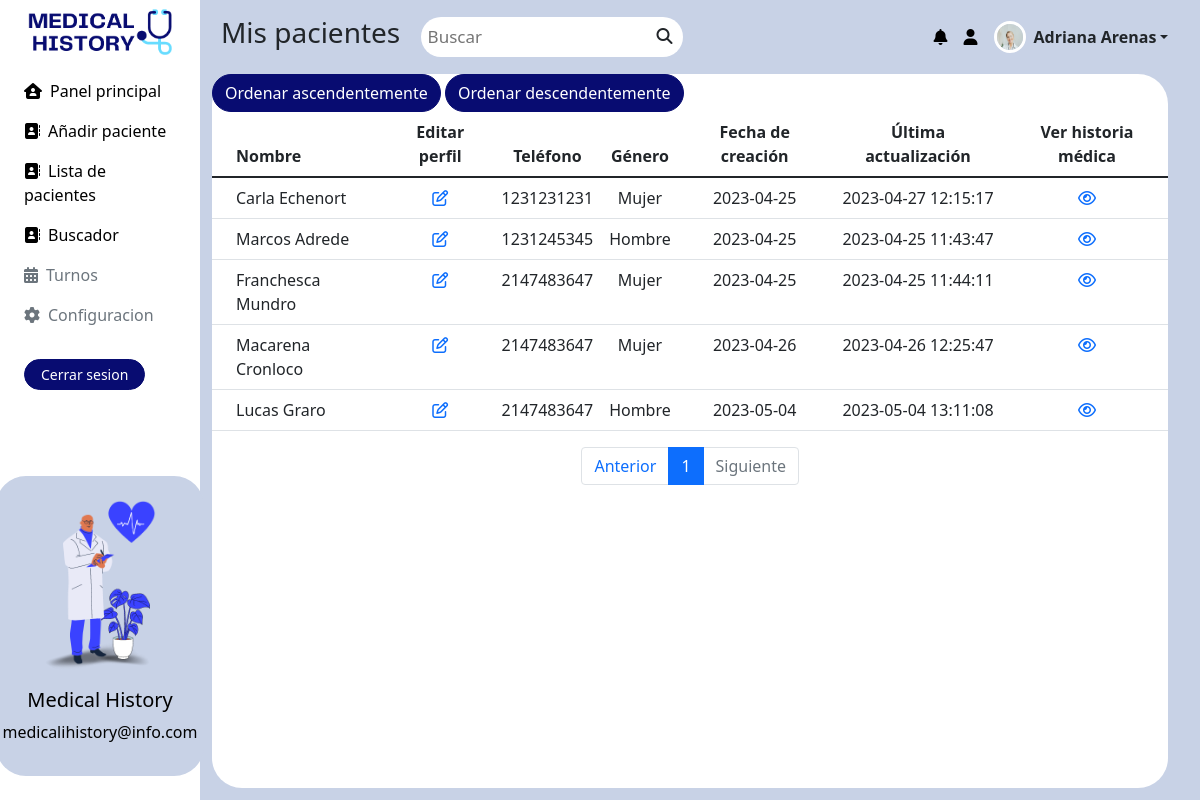
The app's page /medicalRols/doctor/listPatients.php?pagina=1 (signed in) with its own data.
### tables this page shows
CREATE TABLE `principalusers` (
  `id` int(4) NOT NULL,
  `doctorSpecilization` varchar(50) NOT NULL,
  `doctorName` varchar(50) NOT NULL,
  `doctorAddress` varchar(50) NOT NULL,
  `doctorContact` bigint(50) NOT NULL,
  `doctorEmail` varchar(50) NOT NULL,
  `doctorPassword` varchar(50) NOT NULL,
  `userType` varchar(50) NOT NULL,
  `creationDate` date NOT NULL DEFAULT current_timestamp(),
  `updationDate` timestamp NOT NULL DEFAULT current_timestamp() ON UPDATE current_timestamp()
);

CREATE TABLE `tblpatient` (
  `id` int(11) NOT NULL,
  `docId` int(11) NOT NULL,
  `patientName` varchar(50) NOT NULL,
  `patientContact` int(50) NOT NULL,
  `patientEmail` varchar(50) NOT NULL,
  `patientGender` varchar(50) NOT NULL,
  `patientAddress` varchar(50) NOT NULL,
  `patientAge` int(50) NOT NULL,
  `patientMedHis` varchar(50) NOT NULL,
  `creationDate` date NOT NULL DEFAULT current_timestamp(),
  `updationDate` timestamp NOT NULL DEFAULT current_timestamp() ON UPDATE current_timestamp()
);

### medicalRols/doctor/listPatients.php (the view, shortened to what this page needs)
<?php
  include('config.php');
  $docid=$_SESSION['id'];
  $ret = mysqli_query($con,"SELECT doctorName FROM principalUsers WHERE id='$docid'");
  $row = mysqli_fetch_array($ret);
  $user = $row['doctorName'];
  $sql=mysqli_query($con,"SELECT * FROM tblpatient WHERE docId='$docid'");
  $cant_filas= mysqli_num_rows($sql);
  $articulos_por_pagina=14;
  $paginas= ceil( $cant_filas/$articulos_por_pagina);
?>
<!DOCTYPE html>
<html lang="en">
    <head>
        <link rel="stylesheet" href="../../resources/css/docIndex.css">
        <link href="https://cdn.jsdelivr.net/npm/bootstrap@5.1.3/dist/css/bootstrap.min.css" rel="stylesheet">
    </head>
    <body>
      <div class="container-fluid">
        <div class="row flex-nowrap">
          <div class="col-auto col-md-3 col-xl-2 px-sm-2 px-0 bg-white">
            <div class="d-flex flex-column px-3 pt-2 text-white min-vh-100">
              <a href="principalPanel.php" class="d-flex align-items-center justify-content-center pb-3 mb-md-0 me-m  text-decoration-none">
                <img class="img-fluid logo" src="../../resources/images/3.png" alt="">
              </a>
              <ul class="nav nav-pills flex-column mb-sm-auto mb-0 align-items-center align-items-sm-start" id="menu">
                <li class="nav-item">
                  <a href="principalPanel.php" class="nav-link align-middle px-0">
                    <i class="fa-solid fa-house-user me-2"></i>Panel principal
                  </a>
                  <a href="addPatient.php" class="nav-link align-middle px-0">
                    <i class= "fa-solid fa-address-book me-2"></i>Añadir paciente
                  </a>
                  <a href="listPatients.php" class="nav-link align-middle px-0">
                    <i class= "fa-solid fa-address-book me-2"></i>Lista de pacientes
                  </a>
                  <a href="patientSearch.php" class="nav-link align-middle px-0">
                    <i class= "fa-solid fa-address-book me-2"></i>Buscador
                  </a>
                  <a href="calendar.php" class="nav-link align-middle disabled px-0">
                    <i class="fa-solid fa-calendar-days me-2"></i>Turnos
                  </a>
                  <a href="configuration.html" class="nav-link align-middle disabled px-0">
                    <i class="fa-solid fa-gear me-2"></i>Configuracion
                  </a>
                </li>
                <li class="mt-4 mb-1">
                  <a href="index.html">
                    <button type="button" class="btn btn-primary btn-sm ps-3 pe-3 me-sm-2 buttonsNav">
                      <a href="logout.php" class="logoutButton" style="text-decoration: none;">
                        Cerrar sesion
                      </a>
                    </button>
                  </a>
                </li>
              </ul>
              <div class="align-items-center pb-4">
                <div class="d-flex align-items-center justify-content-center flex-column bd-highlight bottom-0 start-0">
                  <div class="p-2 bd-highlight align-items-center" style="padding:0 !important;">
                    <div class="card align-items-center pt-4 pb-3" style="border: none; background-color: #c8d2e6;width: 13rem !important; border-radius: 30px;">
                    <img src="../../resources/images/sideBarImage.png" class="card-img-top img-fluid" style="max-width: 7rem;" alt="...">
                    <div class="card-body text-center text-black">
                      <h5 class="card-title">Medical History</h5>
                      <p class="card-text">medicalihistory@info.com</p>
                    </div>
                    </div>
                  </div>
                </div>
              </div>
            </div>
          </div>
          <div class="col py-3" style="background-color:#c8d2e6">
            <header class="navbar justify-content-start sticky-top flex-md-nowrap p-0">
              <div>
                <h3 class="navbarText">Mis pacientes</h3>
              </div>
              <div class="topnav">
                <input type="text" class="searchBar" placeholder="Buscar">
                <i class="fa-solid fa-magnifying-glass"></i>
              </div>
              <div class="dropdown d-flex flex-row-reverse">
                <a href="#" class="d-flex align-items-center link-dark text-decoration-none dropdown-toggle" id="dropdownMenuButton1" data-bs-toggle="dropdown" aria-expanded="false">
                <img src="../../resources/images/profile.jpg" alt="" width="32" height="32" class="rounded-circle me-2 ms-2 border border-white border-3">
                <strong><?php  echo $user;?></strong>
                </a>
                <a class="d-flex align-items-center text-decoration-none notificationsIcon">
                <i class="fa-solid fa-bell me-2 ms-2"></i>
                <i class="fa-solid fa-user me-2 ms-2"></i>
                </a>
              </div>
            </header>
            <div class="containerListPatients">
              <button class="btn btn-primary" onclick="window.location.href='listPatients.php?pagina=<?php echo $_GET['pagina']?>&order=ASC'">Ordenar ascendentemente</button>
              <button class="btn btn-primary" onclick="window.location.href='listPatients.php?pagina=<?php echo $_GET['pagina']?>&order=DESC'">Ordenar descendentemente</button>
              <table class="table table-hover" id="tableDoctorManagement">
                <thead>
                  <tr class="text-center">
                    <th scope="col"></th>
                    <th class="text-start">Nombre</th>
                    <th>Editar perfil</th>
                    <th>Teléfono</th>
                    <th>Género</th>
                    <th>Fecha de creación</th>
                    <th>Última actualización</th>
                    <th>Ver historia médica</th>
                  </tr>
                </thead>
                <tbody>
                  <?php
                  $start_from = ($_GET['pagina']-1)*$articulos_por_pagina;
                  $order = isset($_GET['order']) ? $_GET['order'] : 'ASC';
                  $queryPatients = "SELECT * FROM tblpatient WHERE docId='$docid' ORDER BY creationDate $order LIMIT $start_from, $articulos_por_pagina";
                  $result=mysqli_query($con,$queryPatients);
                  foreach($result as $row):
                  ?>
                  <tr class="text-center">
                    <td class="center"><?php echo $cnt;?></td>
                    <td class="hidden-xs text-start">
                      <?php echo $row['patientName'];?>
                    </td>
                    <td>
                      <a title="Editar perfil" href="editPatient.php?editid=<?php echo $row['id'];?>">
                        <i class="fa fa-edit"></i>
                      </a>
                    </td>
                    <td><?php echo $row['patientContact'];?></td>
                    <td><?php echo $row['patientGender'];?></td>
                    <td><?php echo $row['creationDate'];?></td>
                    <td>
                      <?php
                        if(is_null($row['updationDate'])){
                          echo '-';
                        }else{
                          echo $row['updationDate'];
                        }
                      ?>
                    </td>
                    <td class="text-center">
                      <a title="Ver historia médica" href="viewPatient.php?viewid=<?php echo $row['id'];?>">
                        <i class="fa fa-eye"></i>
                      </a>
                    </td>
                  </tr>
                  <?php endforeach ?>
                </tbody>
              </table>
                <ul class="pagination" style="justify-content: center;">
                  <li class="page-item <?php echo $_GET['pagina']<$paginas? 'disabled': '' ?>">
                    <a class="page-link" href=" <?php echo 'listPatients.php?pagina='.$_GET['pagina']-1 ?> ">Anterior</a>
                  </li>
                  <?php for ($i=0; $i < $paginas; $i++):  ?>
                    <li class="page-item <?php echo $_GET['pagina']==$i+1  ? 'active' : ''  ?>">
                      <a class="page-link" href="listPatients.php?pagina=<?php echo $i+1?>"><?php echo $i+1?></a>
                    </li>
                  <?php endfor ?>
                  <li class="page-item <?php echo $_GET['pagina']>=$paginas? 'disabled': '' ?>">
                    <a class="page-link" href="<?php echo 'listPatients.php?pagina='.$_GET['pagina']+1 ?>">Siguiente</a>
                  </li>
                </ul>
            </div>
          </div>
        </div>
      </div>
    </body>
</html>

### resources/css/docIndex.css (style rules this page uses)
.flex-md-nowrap { background-color: #c8d2e6; }
.logo { max-width: 9rem !important; }
.topnav { margin-left: 3%; position: relative; }
.topnav input[type=text] { float: right; padding: 7px; border: none; font-size: 17px; border-radius: 30px; }
.topnav i { position: absolute; top: 11px; right: 10px; height: 50px; }
.navbar { justify-content: start !important; }
.navbarText { white-space: nowrap; padding-left: 5%; }
.notificationsIcon { display: inline-flex !important; color: black !important; }
.dropdown { width: 100%; margin-right: 2%; }
.btn-primary { font-weight: 490; border-color: #080c71 !important; background-color: #080c71 !important; transition:color 1s linear !important; }
.btn { transition:color 1s linear !important; }
.btn-primary { border-radius: 35px !important; }
.nav-item a { color: black; }
.containerListPatients { background-color: white !important; width: 98% !important; height: 93% !important; border-radius: 30px; }
.logoutButton { color: white; text-decoration: none !important; transition: 1s !important; }
html, body { padding: 0 !important; margin: 0 !important; width: 100% !important; height: 100% !important; }

### records on screen
principalusers: doctorName "Adriana Arenas"
tblpatient: patientName "Carla Echenort", patientContact "1231231231", patientGender "Mujer", creationDate "2023-04-25", updationDate "2023-04-27 12:15:17"
tblpatient: patientName "Marcos Adrede", patientContact "1231245345", patientGender "Hombre", creationDate "2023-04-25", updationDate "2023-04-25 11:43:47"
tblpatient: patientName "Franchesca Mundro", patientContact "2147483647", patientGender "Mujer", creationDate "2023-04-25", updationDate "2023-04-25 11:44:11"
tblpatient: patientName "Macarena Cronloco", patientContact "2147483647", patientGender "Mujer", creationDate "2023-04-26", updationDate "2023-04-26 12:25:47"
tblpatient: patientName "Lucas Graro", patientContact "2147483647", patientGender "Hombre", creationDate "2023-05-04", updationDate "2023-05-04 13:11:08"
